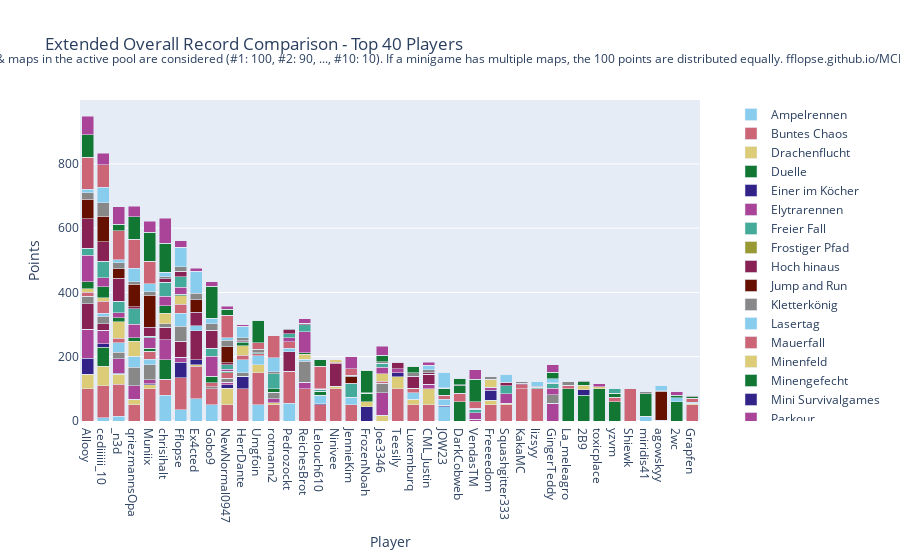

Here is the notebook cell this chart was saved with:
### Code cell
import plotly.graph_objects as go

# Sum all columns to get the total score
outDf['Total'] = outDf.sum(axis=1)

# Sort by total score and fill N/A values with 0
outDf = outDf.sort_values(by='Total', ascending=False).fillna(0)

# Crop to top 10 players
cropDf = outDf.head(40).copy()

# Drop the 'Total' column for plotting
cropDf = cropDf.drop(columns=['Total'])

# Create a color palette
color_palette = px.colors.qualitative.Safe

# Create the stacked bar plot
fig = go.Figure()

cropDf = remove_duplicate_columns(cropDf)

for column in cropDf.columns.difference(['Player']):
    fig.add_trace(go.Bar(
        x=cropDf.index,
        y=cropDf[column],
        name=column,
        marker_color=color_palette[len(fig.data) % len(color_palette)]
    ))

# Update layout
fig.update_layout(
    barmode='stack',
    title='Extended Overall Record Comparison - Top 40 Players',
    xaxis=dict(title='Player'),
    yaxis=dict(title='Points'),
    #height=800,
    #width=1000,
    legend=dict(
        x=1.05,
        y=0.5,
        traceorder='normal',
        font=dict(size=12),
        bgcolor='rgba(255, 255, 255, 0)',
        bordercolor='rgba(0, 0, 0, 0)'
    ),
    margin=dict(r=200),  # Adjust right margin to make room for the legend
    annotations=[
        dict(
            x=0.5,
            y=1.1635,
            xref='paper',
            yref='paper',
            text='Max 100 points per minigame. Records #1 through #10 of games & maps in the active pool are considered (#1: 100, #2: 90, ..., #10: 10). If a minigame has multiple maps, the 100 points are distributed equally. fflopse.github.io/MCP-Records/data-analysis/global-ranking.ipynb',
            showarrow=False,
            font=dict(size=12),
            xanchor='center'
        )
    ]
)

fig.show()

# save the plot as an html file

fig.write_html('out/ext_overall_record_comparison.html')

### Figure 1 — Plotly figure (JSON) as saved in the notebook; plotly's stock layout.template omitted (floating-point values rounded to 4 significant figures)
{"data": [{"marker": {"color": "rgb(136, 204, 238)"}, "name": "Ampelrennen", "type": "bar", "x": ["Allooy", "cediiiiii_10", "_n3d", "qriezmannsOpa", "Muniix", "chrisihalt", "Fflopse", "Ex4cted", "Gobo9", "NewNormal0947", "HerrDante", "Umgfoin", "rotmann2", "Pedrozockt", "ReichesBrot", "Lelouch610", "Ninivee", "JennieKim", "FrozenNoah", "Joe3346", "Teesily", "Luxemburq", "CML_Justin", "JOW23", "DarkCobweb", "VendasTM", "Freeeedom", "Squashgitter333", "KakaMC", "lizsyy", "GingerTeddy", "La_meleagro", "2B9", "toxicplace", "yzvm", "Shiewk", "miridis41", "agowskyy", "2wc", "Grapfen"], "y": [0.0, 10.0, 15.0, 0.0, 0.0, 80.0, 35.0, 70.0, 50.0, 0.0, 0.0, 50.0, 0.0, 55.0, 0.0, 0.0, 0.0, 0.0, 0.0, 0.0, 0.0, 0.0, 0.0, 45.0, 0.0, 0.0, 0.0, 0.0, 0.0, 0.0, 0.0, 0.0, 0.0, 0.0, 0.0, 0.0, 15.0, 0.0, 0.0, 0.0]}, {"marker": {"color": "rgb(204, 102, 119)"}, "name": "Buntes Chaos", "type": "bar", "x": ["Allooy", "cediiiiii_10", "_n3d", "qriezmannsOpa", "Muniix", "chrisihalt", "Fflopse", "Ex4cted", "Gobo9", "NewNormal0947", "HerrDante", "Umgfoin", "rotmann2", "Pedrozockt", "ReichesBrot", "Lelouch610", "Ninivee", "JennieKim", "FrozenNoah", "Joe3346", "Teesily", "Luxemburq", "CML_Justin", "JOW23", "DarkCobweb", "VendasTM", "Freeeedom", "Squashgitter333", "KakaMC", "lizsyy", "GingerTeddy", "La_meleagro", "2B9", "toxicplace", "yzvm", "Shiewk", "miridis41", "agowskyy", "2wc", "Grapfen"], "y": [100.0, 100.0, 100.0, 50.0, 100.0, 50.0, 100.0, 100.0, 50.0, 50.0, 100.0, 100.0, 50.0, 100.0, 100.0, 50.0, 100.0, 50.0, 0.0, 0.0, 100.0, 50.0, 50.0, 0.0, 0.0, 0.0, 50.0, 50.0, 100.0, 100.0, 0.0, 0.0, 0.0, 0.0, 0.0, 100.0, 0.0, 0.0, 0.0, 50.0]}, {"marker": {"color": "rgb(221, 204, 119)"}, "name": "Drachenflucht", "type": "bar", "x": ["Allooy", "cediiiiii_10", "_n3d", "qriezmannsOpa", "Muniix", "chrisihalt", "Fflopse", "Ex4cted", "Gobo9", "NewNormal0947", "HerrDante", "Umgfoin", "rotmann2", "Pedrozockt", "ReichesBrot", "Lelouch610", "Ninivee", "JennieKim", "FrozenNoah", "Joe3346", "Teesily", "Luxemburq", "CML_Justin", "JOW23", "DarkCobweb", "VendasTM", "Freeeedom", "Squashgitter333", "KakaMC", "lizsyy", "GingerTeddy", "La_meleagro", "2B9", "toxicplace", "yzvm", "Shiewk", "miridis41", "agowskyy", "2wc", "Grapfen"], "y": [45.0, 60.0, 30.0, 17.5, 12.5, 0.0, 0.0, 5.0, 0.0, 52.5, 0.0, 25.0, 7.5, 0.0, 0.0, 0.0, 7.5, 0.0, 0.0, 17.5, 37.5, 17.5, 50.0, 0.0, 0.0, 0.0, 15.0, 5.0, 0.0, 0.0, 0.0, 0.0, 0.0, 0.0, 0.0, 0.0, 0.0, 0.0, 0.0, 5.0]}, {"marker": {"color": "rgb(17, 119, 51)"}, "name": "Duelle", "type": "bar", "x": ["Allooy", "cediiiiii_10", "_n3d", "qriezmannsOpa", "Muniix", "chrisihalt", "Fflopse", "Ex4cted", "Gobo9", "NewNormal0947", "HerrDante", "Umgfoin", "rotmann2", "Pedrozockt", "ReichesBrot", "Lelouch610", "Ninivee", "JennieKim", "FrozenNoah", "Joe3346", "Teesily", "Luxemburq", "CML_Justin", "JOW23", "DarkCobweb", "VendasTM", "Freeeedom", "Squashgitter333", "KakaMC", "lizsyy", "GingerTeddy", "La_meleagro", "2B9", "toxicplace", "yzvm", "Shiewk", "miridis41", "agowskyy", "2wc", "Grapfen"], "y": [0.0, 60.0, 0.0, 0.0, 0.0, 60.0, 0.0, 0.0, 0.0, 0.0, 0.0, 0.0, 0.0, 0.0, 0.0, 0.0, 0.0, 0.0, 0.0, 0.0, 0.0, 0.0, 0.0, 0.0, 60.0, 0.0, 0.0, 0.0, 0.0, 0.0, 0.0, 100.0, 80.0, 100.0, 60.0, 0.0, 70.0, 0.0, 60.0, 0.0]}, {"marker": {"color": "rgb(51, 34, 136)"}, "name": "Einer im Köcher", "type": "bar", "x": ["Allooy", "cediiiiii_10", "_n3d", "qriezmannsOpa", "Muniix", "chrisihalt", "Fflopse", "Ex4cted", "Gobo9", "NewNormal0947", "HerrDante", "Umgfoin", "rotmann2", "Pedrozockt", "ReichesBrot", "Lelouch610", "Ninivee", "JennieKim", "FrozenNoah", "Joe3346", "Teesily", "Luxemburq", "CML_Justin", "JOW23", "DarkCobweb", "VendasTM", "Freeeedom", "Squashgitter333", "KakaMC", "lizsyy", "GingerTeddy", "La_meleagro", "2B9", "toxicplace", "yzvm", "Shiewk", "miridis41", "agowskyy", "2wc", "Grapfen"], "y": [50.0, 10.0, 4.0, 0.0, 4.0, 0.0, 48.0, 16.0, 0.0, 10.0, 40.0, 0.0, 0.0, 0.0, 0.0, 4.0, 0.0, 0.0, 44.0, 0.0, 12.0, 0.0, 0.0, 4.0, 0.0, 0.0, 30.0, 0.0, 0.0, 0.0, 0.0, 0.0, 18.0, 0.0, 0.0, 0.0, 0.0, 0.0, 0.0, 0.0]}, {"marker": {"color": "rgb(170, 68, 153)"}, "name": "Elytrarennen", "type": "bar", "x": ["Allooy", "cediiiiii_10", "_n3d", "qriezmannsOpa", "Muniix", "chrisihalt", "Fflopse", "Ex4cted", "Gobo9", "NewNormal0947", "HerrDante", "Umgfoin", "rotmann2", "Pedrozockt", "ReichesBrot", "Lelouch610", "Ninivee", "JennieKim", "FrozenNoah", "Joe3346", "Teesily", "Luxemburq", "CML_Justin", "JOW23", "DarkCobweb", "VendasTM", "Freeeedom", "Squashgitter333", "KakaMC", "lizsyy", "GingerTeddy", "La_meleagro", "2B9", "toxicplace", "yzvm", "Shiewk", "miridis41", "agowskyy", "2wc", "Grapfen"], "y": [90.0, 42.5, 45.0, 42.5, 12.5, 62.5, 15.0, 0.0, 0.0, 7.5, 0.0, 0.0, 12.5, 0.0, 20.0, 0.0, 0.0, 0.0, 0.0, 70.0, 0.0, 0.0, 15.0, 0.0, 0.0, 5.0, 10.0, 30.0, 0.0, 0.0, 55.0, 0.0, 0.0, 0.0, 0.0, 0.0, 0.0, 0.0, 0.0, 0.0]}, {"marker": {"color": "rgb(68, 170, 153)"}, "name": "Freier Fall", "type": "bar", "x": ["Allooy", "cediiiiii_10", "_n3d", "qriezmannsOpa", "Muniix", "chrisihalt", "Fflopse", "Ex4cted", "Gobo9", "NewNormal0947", "HerrDante", "Umgfoin", "rotmann2", "Pedrozockt", "ReichesBrot", "Lelouch610", "Ninivee", "JennieKim", "FrozenNoah", "Joe3346", "Teesily", "Luxemburq", "CML_Justin", "JOW23", "DarkCobweb", "VendasTM", "Freeeedom", "Squashgitter333", "KakaMC", "lizsyy", "GingerTeddy", "La_meleagro", "2B9", "toxicplace", "yzvm", "Shiewk", "miridis41", "agowskyy", "2wc", "Grapfen"], "y": [0.0, 0.0, 0.0, 0.0, 0.0, 0.0, 0.0, 0.0, 0.0, 0.0, 0.0, 0.0, 0.0, 0.0, 0.0, 0.0, 0.0, 0.0, 0.0, 0.0, 0.0, 0.0, 0.0, 0.0, 0.0, 0.0, 0.0, 0.0, 0.0, 0.0, 0.0, 0.0, 0.0, 0.0, 0.0, 0.0, 0.0, 0.0, 0.0, 0.0]}, {"marker": {"color": "rgb(153, 153, 51)"}, "name": "Frostiger Pfad", "type": "bar", "x": ["Allooy", "cediiiiii_10", "_n3d", "qriezmannsOpa", "Muniix", "chrisihalt", "Fflopse", "Ex4cted", "Gobo9", "NewNormal0947", "HerrDante", "Umgfoin", "rotmann2", "Pedrozockt", "ReichesBrot", "Lelouch610", "Ninivee", "JennieKim", "FrozenNoah", "Joe3346", "Teesily", "Luxemburq", "CML_Justin", "JOW23", "DarkCobweb", "VendasTM", "Freeeedom", "Squashgitter333", "KakaMC", "lizsyy", "GingerTeddy", "La_meleagro", "2B9", "toxicplace", "yzvm", "Shiewk", "miridis41", "agowskyy", "2wc", "Grapfen"], "y": [0.0, 0.0, 0.0, 0.0, 0.0, 0.0, 0.0, 0.0, 0.0, 0.0, 0.0, 0.0, 0.0, 0.0, 0.0, 0.0, 0.0, 0.0, 0.0, 0.0, 0.0, 0.0, 0.0, 0.0, 0.0, 0.0, 0.0, 0.0, 0.0, 0.0, 0.0, 0.0, 0.0, 0.0, 0.0, 0.0, 0.0, 0.0, 0.0, 0.0]}, {"marker": {"color": "rgb(136, 34, 85)"}, "name": "Hoch hinaus", "type": "bar", "x": ["Allooy", "cediiiiii_10", "_n3d", "qriezmannsOpa", "Muniix", "chrisihalt", "Fflopse", "Ex4cted", "Gobo9", "NewNormal0947", "HerrDante", "Umgfoin", "rotmann2", "Pedrozockt", "ReichesBrot", "Lelouch610", "Ninivee", "JennieKim", "FrozenNoah", "Joe3346", "Teesily", "Luxemburq", "CML_Justin", "JOW23", "DarkCobweb", "VendasTM", "Freeeedom", "Squashgitter333", "KakaMC", "lizsyy", "GingerTeddy", "La_meleagro", "2B9", "toxicplace", "yzvm", "Shiewk", "miridis41", "agowskyy", "2wc", "Grapfen"], "y": [80.0, 20.0, 0.0, 0.0, 0.0, 40.0, 50.0, 90.0, 0.0, 0.0, 0.0, 0.0, 0.0, 60.0, 0.0, 0.0, 70.0, 0.0, 0.0, 0.0, 0.0, 0.0, 30.0, 0.0, 0.0, 0.0, 0.0, 0.0, 0.0, 0.0, 0.0, 0.0, 0.0, 0.0, 0.0, 0.0, 0.0, 0.0, 0.0, 0.0]}, {"marker": {"color": "rgb(102, 17, 0)"}, "name": "Jump and Run", "type": "bar", "x": ["Allooy", "cediiiiii_10", "_n3d", "qriezmannsOpa", "Muniix", "chrisihalt", "Fflopse", "Ex4cted", "Gobo9", "NewNormal0947", "HerrDante", "Umgfoin", "rotmann2", "Pedrozockt", "ReichesBrot", "Lelouch610", "Ninivee", "JennieKim", "FrozenNoah", "Joe3346", "Teesily", "Luxemburq", "CML_Justin", "JOW23", "DarkCobweb", "VendasTM", "Freeeedom", "Squashgitter333", "KakaMC", "lizsyy", "GingerTeddy", "La_meleagro", "2B9", "toxicplace", "yzvm", "Shiewk", "miridis41", "agowskyy", "2wc", "Grapfen"], "y": [0.0, 0.0, 0.0, 0.0, 0.0, 0.0, 0.0, 0.0, 0.0, 0.0, 0.0, 0.0, 0.0, 0.0, 0.0, 0.0, 0.0, 0.0, 0.0, 0.0, 0.0, 0.0, 0.0, 0.0, 0.0, 0.0, 0.0, 0.0, 0.0, 0.0, 0.0, 0.0, 0.0, 0.0, 0.0, 0.0, 0.0, 0.0, 0.0, 0.0]}, {"marker": {"color": "rgb(136, 136, 136)"}, "name": "Kletterkönig", "type": "bar", "x": ["Allooy", "cediiiiii_10", "_n3d", "qriezmannsOpa", "Muniix", "chrisihalt", "Fflopse", "Ex4cted", "Gobo9", "NewNormal0947", "HerrDante", "Umgfoin", "rotmann2", "Pedrozockt", "ReichesBrot", "Lelouch610", "Ninivee", "JennieKim", "FrozenNoah", "Joe3346", "Teesily", "Luxemburq", "CML_Justin", "JOW23", "DarkCobweb", "VendasTM", "Freeeedom", "Squashgitter333", "KakaMC", "lizsyy", "GingerTeddy", "La_meleagro", "2B9", "toxicplace", "yzvm", "Shiewk", "miridis41", "agowskyy", "2wc", "Grapfen"], "y": [23.33, 23.33, 20.0, 56.67, 46.67, 10.0, 46.67, 0.0, 6.667, 13.33, 10.0, 0.0, 20.0, 0.0, 66.67, 0.0, 0.0, 0.0, 0.0, 30.0, 0.0, 0.0, 0.0, 0.0, 0.0, 0.0, 0.0, 0.0, 0.0, 0.0, 26.67, 0.0, 0.0, 0.0, 0.0, 0.0, 0.0, 0.0, 0.0, 0.0]}, {"marker": {"color": "rgb(136, 204, 238)"}, "name": "Lasertag", "type": "bar", "x": ["Allooy", "cediiiiii_10", "_n3d", "qriezmannsOpa", "Muniix", "chrisihalt", "Fflopse", "Ex4cted", "Gobo9", "NewNormal0947", "HerrDante", "Umgfoin", "rotmann2", "Pedrozockt", "ReichesBrot", "Lelouch610", "Ninivee", "JennieKim", "FrozenNoah", "Joe3346", "Teesily", "Luxemburq", "CML_Justin", "JOW23", "DarkCobweb", "VendasTM", "Freeeedom", "Squashgitter333", "KakaMC", "lizsyy", "GingerTeddy", "La_meleagro", "2B9", "toxicplace", "yzvm", "Shiewk", "miridis41", "agowskyy", "2wc", "Grapfen"], "y": [0.0, 10.0, 30.0, 35.0, 16.67, 0.0, 40.0, 15.0, 0.0, 0.0, 40.0, 28.33, 0.0, 11.67, 5.0, 26.67, 0.0, 23.33, 0.0, 0.0, 0.0, 20.0, 0.0, 18.33, 0.0, 0.0, 0.0, 0.0, 0.0, 0.0, 0.0, 0.0, 0.0, 0.0, 0.0, 0.0, 0.0, 0.0, 11.67, 3.333]}, {"marker": {"color": "rgb(204, 102, 119)"}, "name": "Mauerfall", "type": "bar", "x": ["Allooy", "cediiiiii_10", "_n3d", "qriezmannsOpa", "Muniix", "chrisihalt", "Fflopse", "Ex4cted", "Gobo9", "NewNormal0947", "HerrDante", "Umgfoin", "rotmann2", "Pedrozockt", "ReichesBrot", "Lelouch610", "Ninivee", "JennieKim", "FrozenNoah", "Joe3346", "Teesily", "Luxemburq", "CML_Justin", "JOW23", "DarkCobweb", "VendasTM", "Freeeedom", "Squashgitter333", "KakaMC", "lizsyy", "GingerTeddy", "La_meleagro", "2B9", "toxicplace", "yzvm", "Shiewk", "miridis41", "agowskyy", "2wc", "Grapfen"], "y": [12.86, 37.14, 14.29, 0.0, 24.29, 0.0, 28.57, 0.0, 12.86, 17.14, 14.29, 5.714, 0.0, 20.0, 0.0, 0.0, 5.714, 0.0, 0.0, 5.714, 0.0, 14.29, 0.0, 12.86, 27.14, 0.0, 0.0, 0.0, 12.86, 0.0, 0.0, 11.43, 0.0, 0.0, 14.29, 0.0, 0.0, 2.857, 0.0, 12.86]}, {"marker": {"color": "rgb(221, 204, 119)"}, "name": "Minenfeld", "type": "bar", "x": ["Allooy", "cediiiiii_10", "_n3d", "qriezmannsOpa", "Muniix", "chrisihalt", "Fflopse", "Ex4cted", "Gobo9", "NewNormal0947", "HerrDante", "Umgfoin", "rotmann2", "Pedrozockt", "ReichesBrot", "Lelouch610", "Ninivee", "JennieKim", "FrozenNoah", "Joe3346", "Teesily", "Luxemburq", "CML_Justin", "JOW23", "DarkCobweb", "VendasTM", "Freeeedom", "Squashgitter333", "KakaMC", "lizsyy", "GingerTeddy", "La_meleagro", "2B9", "toxicplace", "yzvm", "Shiewk", "miridis41", "agowskyy", "2wc", "Grapfen"], "y": [10.0, 10.0, 50.0, 46.67, 0.0, 33.33, 26.67, 0.0, 0.0, 0.0, 30.0, 0.0, 0.0, 0.0, 16.67, 0.0, 6.667, 0.0, 16.67, 23.33, 0.0, 0.0, 0.0, 0.0, 0.0, 0.0, 23.33, 0.0, 0.0, 0.0, 0.0, 0.0, 13.33, 6.667, 0.0, 0.0, 0.0, 0.0, 0.0, 0.0]}, {"marker": {"color": "rgb(17, 119, 51)"}, "name": "Minengefecht", "type": "bar", "x": ["Allooy", "cediiiiii_10", "_n3d", "qriezmannsOpa", "Muniix", "chrisihalt", "Fflopse", "Ex4cted", "Gobo9", "NewNormal0947", "HerrDante", "Umgfoin", "rotmann2", "Pedrozockt", "ReichesBrot", "Lelouch610", "Ninivee", "JennieKim", "FrozenNoah", "Joe3346", "Teesily", "Luxemburq", "CML_Justin", "JOW23", "DarkCobweb", "VendasTM", "Freeeedom", "Squashgitter333", "KakaMC", "lizsyy", "GingerTeddy", "La_meleagro", "2B9", "toxicplace", "yzvm", "Shiewk", "miridis41", "agowskyy", "2wc", "Grapfen"], "y": [22.5, 35.0, 13.75, 10.0, 10.0, 22.5, 3.75, 0.0, 20.0, 3.75, 8.75, 0.0, 10.0, 0.0, 3.75, 12.5, 0.0, 0.0, 25.0, 0.0, 0.0, 0.0, 0.0, 22.5, 22.5, 0.0, 0.0, 0.0, 0.0, 0.0, 0.0, 0.0, 11.25, 0.0, 12.5, 0.0, 0.0, 0.0, 8.75, 3.75]}, {"marker": {"color": "rgb(51, 34, 136)"}, "name": "Mini Survivalgames", "type": "bar", "x": ["Allooy", "cediiiiii_10", "_n3d", "qriezmannsOpa", "Muniix", "chrisihalt", "Fflopse", "Ex4cted", "Gobo9", "NewNormal0947", "HerrDante", "Umgfoin", "rotmann2", "Pedrozockt", "ReichesBrot", "Lelouch610", "Ninivee", "JennieKim", "FrozenNoah", "Joe3346", "Teesily", "Luxemburq", "CML_Justin", "JOW23", "DarkCobweb", "VendasTM", "Freeeedom", "Squashgitter333", "KakaMC", "lizsyy", "GingerTeddy", "La_meleagro", "2B9", "toxicplace", "yzvm", "Shiewk", "miridis41", "agowskyy", "2wc", "Grapfen"], "y": [0.0, 0.0, 0.0, 0.0, 0.0, 0.0, 0.0, 0.0, 0.0, 0.0, 0.0, 0.0, 0.0, 0.0, 0.0, 0.0, 0.0, 0.0, 0.0, 0.0, 0.0, 0.0, 0.0, 0.0, 0.0, 0.0, 0.0, 0.0, 0.0, 0.0, 0.0, 0.0, 0.0, 0.0, 0.0, 0.0, 0.0, 0.0, 0.0, 0.0]}, {"marker": {"color": "rgb(170, 68, 153)"}, "name": "Parkour", "type": "bar", "x": ["Allooy", "cediiiiii_10", "_n3d", "qriezmannsOpa", "Muniix", "chrisihalt", "Fflopse", "Ex4cted", "Gobo9", "NewNormal0947", "HerrDante", "Umgfoin", "rotmann2", "Pedrozockt", "ReichesBrot", "Lelouch610", "Ninivee", "JennieKim", "FrozenNoah", "Joe3346", "Teesily", "Luxemburq", "CML_Justin", "JOW23", "DarkCobweb", "VendasTM", "Freeeedom", "Squashgitter333", "KakaMC", "lizsyy", "GingerTeddy", "La_meleagro", "2B9", "toxicplace", "yzvm", "Shiewk", "miridis41", "agowskyy", "2wc", "Grapfen"], "y": [82.5, 27.5, 15.0, 42.5, 32.5, 30.0, 22.5, 0.0, 62.5, 7.5, 0.0, 0.0, 0.0, 12.5, 65.0, 0.0, 0.0, 0.0, 0.0, 20.0, 12.5, 0.0, 0.0, 0.0, 0.0, 20.0, 0.0, 0.0, 0.0, 0.0, 20.0, 0.0, 0.0, 10.0, 0.0, 0.0, 0.0, 0.0, 12.5, 0.0]}, {"marker": {"color": "rgb(68, 170, 153)"}, "name": "Pferderennen", "type": "bar", "x": ["Allooy", "cediiiiii_10", "_n3d", "qriezmannsOpa", "Muniix", "chrisihalt", "Fflopse", "Ex4cted", "Gobo9", "NewNormal0947", "HerrDante", "Umgfoin", "rotmann2", "Pedrozockt", "ReichesBrot", "Lelouch610", "Ninivee", "JennieKim", "FrozenNoah", "Joe3346", "Teesily", "Luxemburq", "CML_Justin", "JOW23", "DarkCobweb", "VendasTM", "Freeeedom", "Squashgitter333", "KakaMC", "lizsyy", "GingerTeddy", "La_meleagro", "2B9", "toxicplace", "yzvm", "Shiewk", "miridis41", "agowskyy", "2wc", "Grapfen"], "y": [21.67, 51.67, 35.0, 48.33, 5.0, 43.33, 33.33, 0.0, 25.0, 13.33, 3.333, 3.333, 46.67, 11.67, 21.67, 5.0, 0.0, 43.33, 0.0, 13.33, 0.0, 0.0, 0.0, 0.0, 0.0, 10.0, 0.0, 25.0, 0.0, 3.333, 15.0, 0.0, 0.0, 0.0, 13.33, 0.0, 0.0, 0.0, 0.0, 0.0]}, {"marker": {"color": "rgb(153, 153, 51)"}, "name": "Reihenfolge", "type": "bar", "x": ["Allooy", "cediiiiii_10", "_n3d", "qriezmannsOpa", "Muniix", "chrisihalt", "Fflopse", "Ex4cted", "Gobo9", "NewNormal0947", "HerrDante", "Umgfoin", "rotmann2", "Pedrozockt", "ReichesBrot", "Lelouch610", "Ninivee", "JennieKim", "FrozenNoah", "Joe3346", "Teesily", "Luxemburq", "CML_Justin", "JOW23", "DarkCobweb", "VendasTM", "Freeeedom", "Squashgitter333", "KakaMC", "lizsyy", "GingerTeddy", "La_meleagro", "2B9", "toxicplace", "yzvm", "Shiewk", "miridis41", "agowskyy", "2wc", "Grapfen"], "y": [0.0, 0.0, 0.0, 0.0, 0.0, 0.0, 0.0, 0.0, 0.0, 0.0, 0.0, 0.0, 0.0, 0.0, 0.0, 0.0, 0.0, 0.0, 0.0, 0.0, 0.0, 0.0, 0.0, 0.0, 0.0, 0.0, 0.0, 0.0, 0.0, 0.0, 0.0, 0.0, 0.0, 0.0, 0.0, 0.0, 0.0, 0.0, 0.0, 0.0]}, {"marker": {"color": "rgb(136, 34, 85)"}, "name": "Replika", "type": "bar", "x": ["Allooy", "cediiiiii_10", "_n3d", "qriezmannsOpa", "Muniix", "chrisihalt", "Fflopse", "Ex4cted", "Gobo9", "NewNormal0947", "HerrDante", "Umgfoin", "rotmann2", "Pedrozockt", "ReichesBrot", "Lelouch610", "Ninivee", "JennieKim", "FrozenNoah", "Joe3346", "Teesily", "Luxemburq", "CML_Justin", "JOW23", "DarkCobweb", "VendasTM", "Freeeedom", "Squashgitter333", "KakaMC", "lizsyy", "GingerTeddy", "La_meleagro", "2B9", "toxicplace", "yzvm", "Shiewk", "miridis41", "agowskyy", "2wc", "Grapfen"], "y": [92.05, 60.77, 72.48, 7.094, 27.01, 11.11, 16.75, 41.97, 55.38, 6.667, 3.675, 0.5128, 0.5128, 13.08, 3.59, 0.9402, 0.1709, 0.4274, 0.0, 0.5128, 20.34, 38.03, 4.444, 0.6838, 0.4274, 2.308, 1.111, 9.573, 5.043, 1.282, 0.4274, 0.0, 0.0, 0.0, 0.0, 0.3419, 0.0, 0.0, 0.0, 0.0]}, {"marker": {"color": "rgb(102, 17, 0)"}, "name": "Runterpurzeln", "type": "bar", "x": ["Allooy", "cediiiiii_10", "_n3d", "qriezmannsOpa", "Muniix", "chrisihalt", "Fflopse", "Ex4cted", "Gobo9", "NewNormal0947", "HerrDante", "Umgfoin", "rotmann2", "Pedrozockt", "ReichesBrot", "Lelouch610", "Ninivee", "JennieKim", "FrozenNoah", "Joe3346", "Teesily", "Luxemburq", "CML_Justin", "JOW23", "DarkCobweb", "VendasTM", "Freeeedom", "Squashgitter333", "KakaMC", "lizsyy", "GingerTeddy", "La_meleagro", "2B9", "toxicplace", "yzvm", "Shiewk", "miridis41", "agowskyy", "2wc", "Grapfen"], "y": [60.0, 80.0, 30.0, 70.0, 100.0, 0.0, 0.0, 40.0, 0.0, 50.0, 0.0, 0.0, 0.0, 0.0, 0.0, 0.0, 0.0, 20.0, 0.0, 0.0, 0.0, 0.0, 0.0, 0.0, 0.0, 0.0, 0.0, 0.0, 0.0, 0.0, 0.0, 0.0, 0.0, 0.0, 0.0, 0.0, 0.0, 90.0, 0.0, 0.0]}, {"marker": {"color": "rgb(136, 136, 136)"}, "name": "Sammelwahn", "type": "bar", "x": ["Allooy", "cediiiiii_10", "_n3d", "qriezmannsOpa", "Muniix", "chrisihalt", "Fflopse", "Ex4cted", "Gobo9", "NewNormal0947", "HerrDante", "Umgfoin", "rotmann2", "Pedrozockt", "ReichesBrot", "Lelouch610", "Ninivee", "JennieKim", "FrozenNoah", "Joe3346", "Teesily", "Luxemburq", "CML_Justin", "JOW23", "DarkCobweb", "VendasTM", "Freeeedom", "Squashgitter333", "KakaMC", "lizsyy", "GingerTeddy", "La_meleagro", "2B9", "toxicplace", "yzvm", "Shiewk", "miridis41", "agowskyy", "2wc", "Grapfen"], "y": [21.03, 41.54, 17.69, 7.179, 11.03, 5.641, 14.1, 20.0, 19.49, 19.23, 9.744, 10.0, 5.385, 5.128, 2.308, 0.7692, 1.538, 4.872, 2.564, 4.615, 3.59, 11.03, 9.744, 0.5128, 2.308, 2.564, 8.205, 1.538, 3.59, 3.077, 1.795, 10.51, 2.564, 0.0, 0.0, 0.0, 6.41, 2.051, 0.0, 5.385]}, {"marker": {"color": "rgb(136, 204, 238)"}, "name": "Schießstand", "type": "bar", "x": ["Allooy", "cediiiiii_10", "_n3d", "qriezmannsOpa", "Muniix", "chrisihalt", "Fflopse", "Ex4cted", "Gobo9", "NewNormal0947", "HerrDante", "Umgfoin", "rotmann2", "Pedrozockt", "ReichesBrot", "Lelouch610", "Ninivee", "JennieKim", "FrozenNoah", "Joe3346", "Teesily", "Luxemburq", "CML_Justin", "JOW23", "DarkCobweb", "VendasTM", "Freeeedom", "Squashgitter333", "KakaMC", "lizsyy", "GingerTeddy", "La_meleagro", "2B9", "toxicplace", "yzvm", "Shiewk", "miridis41", "agowskyy", "2wc", "Grapfen"], "y": [10.0, 47.5, 10.0, 42.5, 25.0, 15.0, 60.0, 67.5, 17.5, 7.5, 35.0, 0.0, 45.0, 0.0, 0.0, 0.0, 0.0, 0.0, 0.0, 0.0, 0.0, 0.0, 15.0, 47.5, 0.0, 0.0, 0.0, 25.0, 0.0, 15.0, 12.5, 0.0, 0.0, 0.0, 0.0, 0.0, 0.0, 15.0, 0.0, 0.0]}, {"marker": {"color": "rgb(204, 102, 119)"}, "name": "Spleef", "type": "bar", "x": ["Allooy", "cediiiiii_10", "_n3d", "qriezmannsOpa", "Muniix", "chrisihalt", "Fflopse", "Ex4cted", "Gobo9", "NewNormal0947", "HerrDante", "Umgfoin", "rotmann2", "Pedrozockt", "ReichesBrot", "Lelouch610", "Ninivee", "JennieKim", "FrozenNoah", "Joe3346", "Teesily", "Luxemburq", "CML_Justin", "JOW23", "DarkCobweb", "VendasTM", "Freeeedom", "Squashgitter333", "KakaMC", "lizsyy", "GingerTeddy", "La_meleagro", "2B9", "toxicplace", "yzvm", "Shiewk", "miridis41", "agowskyy", "2wc", "Grapfen"], "y": [100.0, 70.0, 90.0, 90.0, 70.0, 0.0, 0.0, 0.0, 0.0, 70.0, 0.0, 20.0, 70.0, 0.0, 0.0, 70.0, 0.0, 20.0, 0.0, 0.0, 0.0, 0.0, 0.0, 0.0, 0.0, 20.0, 0.0, 0.0, 0.0, 0.0, 0.0, 0.0, 0.0, 0.0, 0.0, 0.0, 0.0, 0.0, 0.0, 0.0]}, {"marker": {"color": "rgb(221, 204, 119)"}, "name": "Todeswürfel", "type": "bar", "x": ["Allooy", "cediiiiii_10", "_n3d", "qriezmannsOpa", "Muniix", "chrisihalt", "Fflopse", "Ex4cted", "Gobo9", "NewNormal0947", "HerrDante", "Umgfoin", "rotmann2", "Pedrozockt", "ReichesBrot", "Lelouch610", "Ninivee", "JennieKim", "FrozenNoah", "Joe3346", "Teesily", "Luxemburq", "CML_Justin", "JOW23", "DarkCobweb", "VendasTM", "Freeeedom", "Squashgitter333", "KakaMC", "lizsyy", "GingerTeddy", "La_meleagro", "2B9", "toxicplace", "yzvm", "Shiewk", "miridis41", "agowskyy", "2wc", "Grapfen"], "y": [0.0, 0.0, 0.0, 0.0, 0.0, 0.0, 0.0, 0.0, 0.0, 0.0, 0.0, 0.0, 0.0, 0.0, 0.0, 0.0, 0.0, 0.0, 0.0, 0.0, 0.0, 0.0, 0.0, 0.0, 0.0, 0.0, 0.0, 0.0, 0.0, 0.0, 0.0, 0.0, 0.0, 0.0, 0.0, 0.0, 0.0, 0.0, 0.0, 0.0]}, {"marker": {"color": "rgb(17, 119, 51)"}, "name": "Turmroulette", "type": "bar", "x": ["Allooy", "cediiiiii_10", "_n3d", "qriezmannsOpa", "Muniix", "chrisihalt", "Fflopse", "Ex4cted", "Gobo9", "NewNormal0947", "HerrDante", "Umgfoin", "rotmann2", "Pedrozockt", "ReichesBrot", "Lelouch610", "Ninivee", "JennieKim", "FrozenNoah", "Joe3346", "Teesily", "Luxemburq", "CML_Justin", "JOW23", "DarkCobweb", "VendasTM", "Freeeedom", "Squashgitter333", "KakaMC", "lizsyy", "GingerTeddy", "La_meleagro", "2B9", "toxicplace", "yzvm", "Shiewk", "miridis41", "agowskyy", "2wc", "Grapfen"], "y": [70.0, 0.0, 20.0, 70.0, 90.0, 90.0, 0.0, 0.0, 100.0, 20.0, 0.0, 70.0, 0.0, 0.0, 0.0, 20.0, 0.0, 0.0, 70.0, 20.0, 0.0, 20.0, 0.0, 0.0, 20.0, 70.0, 0.0, 0.0, 0.0, 0.0, 20.0, 0.0, 0.0, 0.0, 0.0, 0.0, 0.0, 0.0, 0.0, 0.0]}, {"marker": {"color": "rgb(51, 34, 136)"}, "name": "Waffenfolge", "type": "bar", "x": ["Allooy", "cediiiiii_10", "_n3d", "qriezmannsOpa", "Muniix", "chrisihalt", "Fflopse", "Ex4cted", "Gobo9", "NewNormal0947", "HerrDante", "Umgfoin", "rotmann2", "Pedrozockt", "ReichesBrot", "Lelouch610", "Ninivee", "JennieKim", "FrozenNoah", "Joe3346", "Teesily", "Luxemburq", "CML_Justin", "JOW23", "DarkCobweb", "VendasTM", "Freeeedom", "Squashgitter333", "KakaMC", "lizsyy", "GingerTeddy", "La_meleagro", "2B9", "toxicplace", "yzvm", "Shiewk", "miridis41", "agowskyy", "2wc", "Grapfen"], "y": [0.0, 0.0, 0.0, 0.0, 0.0, 0.0, 0.0, 0.0, 0.0, 0.0, 0.0, 0.0, 0.0, 0.0, 0.0, 0.0, 0.0, 0.0, 0.0, 0.0, 0.0, 0.0, 0.0, 0.0, 0.0, 0.0, 0.0, 0.0, 0.0, 0.0, 0.0, 0.0, 0.0, 0.0, 0.0, 0.0, 0.0, 0.0, 0.0, 0.0]}, {"marker": {"color": "rgb(170, 68, 153)"}, "name": "Wettrennen", "type": "bar", "x": ["Allooy", "cediiiiii_10", "_n3d", "qriezmannsOpa", "Muniix", "chrisihalt", "Fflopse", "Ex4cted", "Gobo9", "NewNormal0947", "HerrDante", "Umgfoin", "rotmann2", "Pedrozockt", "ReichesBrot", "Lelouch610", "Ninivee", "JennieKim", "FrozenNoah", "Joe3346", "Teesily", "Luxemburq", "CML_Justin", "JOW23", "DarkCobweb", "VendasTM", "Freeeedom", "Squashgitter333", "KakaMC", "lizsyy", "GingerTeddy", "La_meleagro", "2B9", "toxicplace", "yzvm", "Shiewk", "miridis41", "agowskyy", "2wc", "Grapfen"], "y": [58.0, 36.0, 54.0, 32.0, 34.0, 78.0, 20.0, 10.0, 14.0, 8.0, 4.0, 0.0, 0.0, 0.0, 14.0, 0.0, 0.0, 38.0, 0.0, 28.0, 0.0, 0.0, 8.0, 0.0, 0.0, 30.0, 0.0, 0.0, 0.0, 0.0, 24.0, 0.0, 0.0, 0.0, 0.0, 0.0, 0.0, 0.0, 0.0, 0.0]}], "layout": {"annotations": [{"font": {"size": 12}, "showarrow": false, "text": "Max 100 points per minigame. Records #1 through #10 of games & maps in the active pool are considered (#1: 100, #2: 90, ..., #10: 10). If a minigame has multiple maps, the 100 points are distributed equally. fflopse.github.io/MCP-Records/data-analysis/global-ranking.ipynb", "x": 0.5, "xanchor": "center", "xref": "paper", "y": 1.163, "yref": "paper"}], "barmode": "stack", "legend": {"bgcolor": "rgba(255, 255, 255, 0)", "bordercolor": "rgba(0, 0, 0, 0)", "font": {"size": 12}, "traceorder": "normal", "x": 1.05, "y": 0.5}, "margin": {"r": 200}, "title": {"text": "Extended Overall Record Comparison - Top 40 Players"}, "xaxis": {"title": {"text": "Player"}}, "yaxis": {"title": {"text": "Points"}}}}
